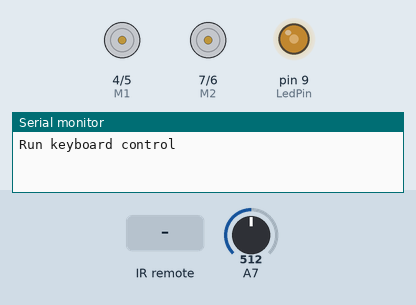
Recording of a sketch running on a simulated Arduino Uno, built with avr-gcc and run on an emulated ATmega328P. Shown: direction and speed pins drawn as motors (green arrow = direction pin HIGH = forward, orange = LOW = backward, longer = more drive), output pins drawn as LEDs (lit = HIGH), the last lines printed to the serial monitor. The test bench sets the inputs (shaded band); at power-on: A7 = 512.

Above: at 1.2 s.
1.3 s: infrared code 0xFFE21D received
At 1.68 s:
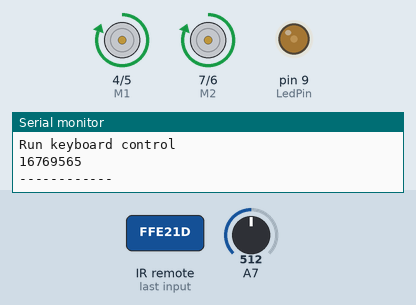
At 2.59 s:
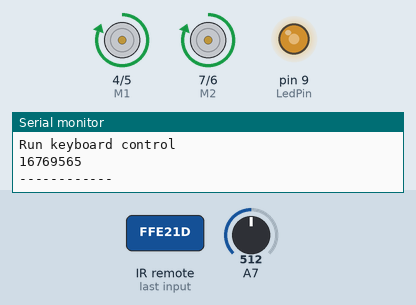
4.3 s: A7 set to 411
At 4.73 s:
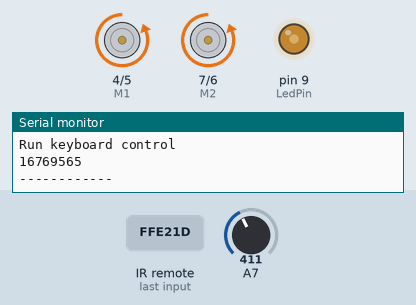
7.3 s: A7 set to 381
At 8.09 s:
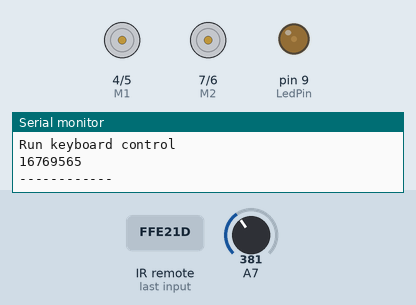
10.3 s: infrared code 0xFF30CF received
13.3 s: infrared code 0xFF10EF received
16.3 s: infrared code 0xFF5AA5 received
Timing chart, 0 to 20.3 s (numbered marks = the images above; inputs shaded):
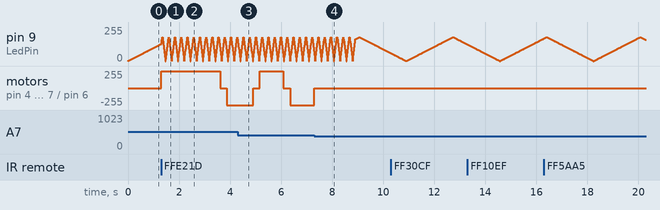

Measured:
- the behaviour switches between 400 and 399 on A7 (found by bisection; images 3 and 4)
- after the input at 1.3 s, motor on pin 4 (M1) / pin 5 (E1), motor on pin 7 (M2) / pin 6 (E2): stopped → forward 255/255 at once, → stopped 2.3 s later, → backward 255/255 0.26 s later

The sketch:

baby_car_rover.ino
```cpp
#include <IRremote.h>
/*
   http://www.righto.com/2009/08/multi-protocol-infrared-remote-library.html
 */

int RECV_PIN = 11;
IRrecv irrecv(RECV_PIN);
decode_results results;

//Standard PWM DC control
int E1 = 5;     //M1 Speed Control
int E2 = 6;     //M2 Speed Control
int M1 = 4;    //M1 Direction Control
int M2 = 7;    //M1 Direction Control


int adc_key_in=0;
boolean TurnOn = false;


int LedPin = 9;
int LedBrightness = 0;
int LedDirection = 1;
int LedStep = 1;

int seqStep = 0;

boolean StartDelay  = false;
int DelayCounter = 0;
int TargetDelay = 0;

int TurnOnMode=1;


void stop(void)                    //Stop
{
  digitalWrite(E1,LOW);
  digitalWrite(E2,LOW);
}

void advance(char a,char b)          //Move forward
{
  analogWrite (E1,a);      //PWM Speed Control
  digitalWrite(M1,HIGH);
  analogWrite (E2,b);
  digitalWrite(M2,HIGH);
}

void back_off (char a,char b)          //Move backward
{
  analogWrite (E1,a);
  digitalWrite(M1,LOW);
  analogWrite (E2,b);
  digitalWrite(M2,LOW);
}

void turn_L (char a,char b)             //Turn Left
{
  analogWrite (E1,a);
  digitalWrite(M1,LOW);
  analogWrite (E2,b);
  digitalWrite(M2,HIGH);
}

void turn_R (char a,char b)             //Turn Right
{
  analogWrite (E1,a);
  digitalWrite(M1,HIGH);
  analogWrite (E2,b);
  digitalWrite(M2,LOW);
}

void setup(void)
{
  int i;
  for(i=4;i<=7;i++)
  {
    pinMode(i, OUTPUT);
  }

  irrecv.enableIRIn(); // Start the receiver

  Serial.begin(9600);
  Serial.println("Run keyboard control");
}

void loop(void)
{

  if (irrecv.decode(&results)) {
    Serial.println(results.value);
    Serial.println("------------");
    irrecv.resume(); // Receive the next value

    if (results.value==16769565) { TurnOn = true; TurnOnMode=1; }
    if (results.value==16736925) { TurnOn = true; TurnOnMode=2; }

    if (results.value==16753245) { TurnOn = false; stop();  }

    if (results.value==16724175) { TurnOn = false; advance(0,255); TargetDelay=10; StartDelay=true;  } //1
    if (results.value==16718055) { TurnOn = false; advance(255,255); TargetDelay=10; StartDelay=true; } //2
    if (results.value==16743045) { TurnOn = false; advance(255,0); TargetDelay=10; StartDelay=true; } //3
    if (results.value==16716015) { TurnOn = false; turn_L(255,255); TargetDelay=10; StartDelay=true; } //4
    if (results.value==16726215) {} //5
    if (results.value==16734885) { TurnOn = false; turn_R(255,255); TargetDelay=10; StartDelay=true; } //6
    if (results.value==16728765) { TurnOn = false; back_off(255,0); TargetDelay=10; StartDelay=true; } //7
    if (results.value==16730805) { TurnOn = false; back_off(255,255); TargetDelay=10; StartDelay=true;  } //8
    if (results.value==16732845) { TurnOn = false; back_off(0,255); TargetDelay=10; StartDelay=true;} //9

    if (results.value==4294967295) { DelayCounter=0; TargetDelay=10; StartDelay=true;} //9
  }

   adc_key_in = analogRead(7);
   if (adc_key_in < 200) { TurnOn = true; }
   if ((adc_key_in > 300) && (adc_key_in < 400)) { TurnOn = false; stop();  }


//   Serial.println(seqStep);
//   Serial.println(StartDelay);

  if (StartDelay)
  {
    DelayCounter++;
    if (DelayCounter>TargetDelay) { StartDelay = false; DelayCounter=0; stop(); }
  }

  if (LedDirection == 1)
  {
    LedBrightness+=LedStep;
    if (LedBrightness>=180) { LedBrightness=180; LedDirection=2; }
    analogWrite(LedPin, LedBrightness);
  } else
  if (LedDirection == 2)
  {
    LedBrightness-=LedStep;
    if (LedBrightness<=0) { LedBrightness=0; LedDirection=1; }
    analogWrite(LedPin, LedBrightness);
  }
//  Serial.println(LedBrightness);

  if ( (TurnOn) && (!StartDelay) )
  {

    LedStep = 15;
    seqStep++;
    //Serial.println(seqStep);

    if (TurnOnMode==1)
    {
          if (seqStep==1)
          {
              advance(255,255);
              StartDelay = true;
              TargetDelay = 225;
          }

          if (seqStep==2)
          {
              stop();
              StartDelay = true;
              TargetDelay = 25;
          }

          if (seqStep==3)
          {
              back_off(255,255);
              StartDelay = true;
              TargetDelay = 100;
          }

          if (seqStep==4)
          {
              stop();
              StartDelay = true;
              TargetDelay = 25;
          }

          if (seqStep==5)
          {
              advance(255,255);
              StartDelay = true;
              TargetDelay = 90;
          }

          if (seqStep==6)
          {
              stop();
              StartDelay = true;
              TargetDelay = 25;
          }


          if (seqStep==7)
          {
              back_off(255,255);
              StartDelay = true;
              TargetDelay = 250;
          }

          if (seqStep>=8)
          {
              stop();
              StartDelay = true;
              TargetDelay = 25;
              seqStep=0;
          }
    } else
    if (TurnOnMode==2)
    {
          if (seqStep==1)
          {
              advance(255,255);
              StartDelay = true;
              TargetDelay = 105;
          }

          if (seqStep==2)
          {
              stop();
              StartDelay = true;
              TargetDelay = 35;
          }

          if (seqStep==3)
          {
              back_off(255,255);
              StartDelay = true;
              TargetDelay = 125;
          }

          if (seqStep==4)
          {
              stop();
              StartDelay = true;
              TargetDelay = 35;
              seqStep=0;
          }
    }
  } else

  if ((!TurnOn) && (!StartDelay))
  {
      LedStep=1;
  }
  delay(10);

  /*
   if(Serial.available()){
   char val = Serial.read();
   if(val != -1)
   {
   switch(val)
   {
   case 'w'://Move Forward
   advance (255,255);   //move forward in max speed
   break;
   case 's'://Move Backward
   back_off (255,255);   //move back in max speed
   break;
   case 'a'://Turn Left
   turn_L (100,100);
   break;
   case 'd'://Turn Right
   turn_R (100,100);
   break;
   case 'z':
   Serial.println("Hello");
   break;
   case 'x':
   stop();
   break;
   }
   }
   else stop();
   }
   */
}
```
